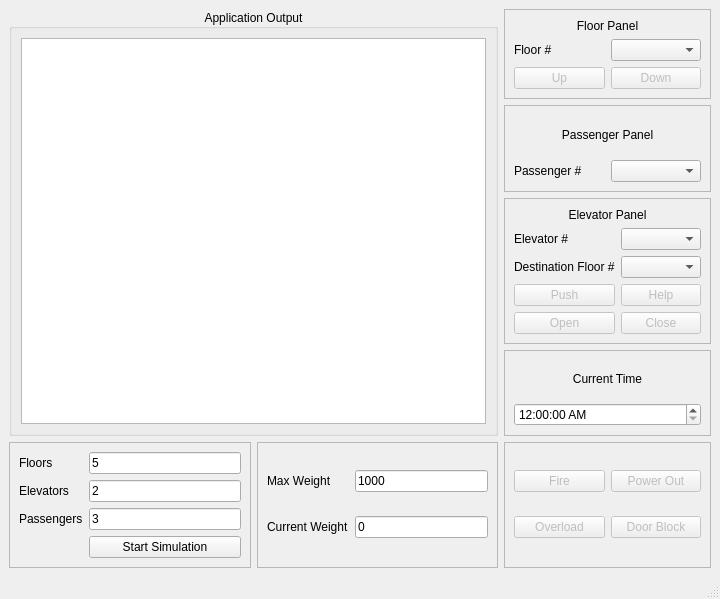
<?xml version="1.0" encoding="UTF-8"?>
<ui version="4.0">
 <class>MainWindow</class>
 <widget class="QMainWindow" name="MainWindow">
  <property name="geometry">
   <rect>
    <x>0</x>
    <y>0</y>
    <width>720</width>
    <height>599</height>
   </rect>
  </property>
  <property name="windowTitle">
   <string>Elevator App</string>
  </property>
  <widget class="QWidget" name="allWidgets">
   <layout class="QGridLayout" name="gridLayout_7">
    <item row="0" column="0" rowspan="7" colspan="2">
     <widget class="QGroupBox" name="outputPanel">
      <property name="title">
       <string>Application Output</string>
      </property>
      <property name="alignment">
       <set>Qt::AlignCenter</set>
      </property>
      <layout class="QGridLayout" name="gridLayout_6">
       <item row="0" column="0">
        <widget class="QTextEdit" name="outputBox">
         <property name="readOnly">
          <bool>true</bool>
         </property>
         <property name="html">
          <string>&lt;!DOCTYPE HTML PUBLIC &quot;-//W3C//DTD HTML 4.0//EN&quot; &quot;http://www.w3.org/TR/REC-html40/strict.dtd&quot;&gt;
&lt;html&gt;&lt;head&gt;&lt;meta name=&quot;qrichtext&quot; content=&quot;1&quot; /&gt;&lt;style type=&quot;text/css&quot;&gt;
p, li { white-space: pre-wrap; }
&lt;/style&gt;&lt;/head&gt;&lt;body style=&quot; font-family:'Noto Sans'; font-size:9pt; font-weight:400; font-style:normal;&quot;&gt;
&lt;p style=&quot;-qt-paragraph-type:empty; margin-top:0px; margin-bottom:0px; margin-left:0px; margin-right:0px; -qt-block-indent:0; text-indent:0px;&quot;&gt;&lt;br /&gt;&lt;/p&gt;&lt;/body&gt;&lt;/html&gt;</string>
         </property>
        </widget>
       </item>
      </layout>
     </widget>
    </item>
    <item row="7" column="1">
     <widget class="QFrame" name="weightPanel">
      <property name="frameShape">
       <enum>QFrame::StyledPanel</enum>
      </property>
      <property name="frameShadow">
       <enum>QFrame::Raised</enum>
      </property>
      <layout class="QGridLayout" name="gridLayout_5">
       <item row="0" column="0">
        <widget class="QLabel" name="maxlbsLabel">
         <property name="text">
          <string>Max Weight</string>
         </property>
        </widget>
       </item>
       <item row="0" column="1">
        <widget class="QLineEdit" name="maxlbsInput">
         <property name="text">
          <string>1000</string>
         </property>
        </widget>
       </item>
       <item row="1" column="0">
        <widget class="QLabel" name="currlbsLabel">
         <property name="text">
          <string>Current Weight</string>
         </property>
        </widget>
       </item>
       <item row="1" column="1">
        <widget class="QLineEdit" name="currlbsInput">
         <property name="text">
          <string>0</string>
         </property>
         <property name="readOnly">
          <bool>true</bool>
         </property>
        </widget>
       </item>
      </layout>
     </widget>
    </item>
    <item row="0" column="2" rowspan="2">
     <widget class="QFrame" name="flrPanel">
      <property name="frameShape">
       <enum>QFrame::StyledPanel</enum>
      </property>
      <property name="frameShadow">
       <enum>QFrame::Raised</enum>
      </property>
      <layout class="QGridLayout" name="gridLayout_4">
       <item row="1" column="1">
        <widget class="QComboBox" name="flrNumDropDown"/>
       </item>
       <item row="2" column="1">
        <widget class="QPushButton" name="downBtn">
         <property name="enabled">
          <bool>false</bool>
         </property>
         <property name="text">
          <string>Down</string>
         </property>
        </widget>
       </item>
       <item row="2" column="0">
        <widget class="QPushButton" name="upBtn">
         <property name="enabled">
          <bool>false</bool>
         </property>
         <property name="text">
          <string>Up</string>
         </property>
        </widget>
       </item>
       <item row="1" column="0">
        <widget class="QLabel" name="flrNumLabel">
         <property name="text">
          <string>Floor #</string>
         </property>
        </widget>
       </item>
       <item row="0" column="0" colspan="2">
        <widget class="QLabel" name="flrPanelLabel">
         <property name="text">
          <string>Floor Panel</string>
         </property>
         <property name="alignment">
          <set>Qt::AlignCenter</set>
         </property>
        </widget>
       </item>
      </layout>
     </widget>
    </item>
    <item row="2" column="2" rowspan="2">
     <widget class="QFrame" name="passPanel">
      <property name="frameShape">
       <enum>QFrame::StyledPanel</enum>
      </property>
      <property name="frameShadow">
       <enum>QFrame::Raised</enum>
      </property>
      <layout class="QGridLayout" name="gridLayout_8">
       <item row="0" column="0" colspan="2">
        <widget class="QLabel" name="passPanelLabel">
         <property name="text">
          <string>Passenger Panel</string>
         </property>
         <property name="alignment">
          <set>Qt::AlignCenter</set>
         </property>
        </widget>
       </item>
       <item row="1" column="0">
        <widget class="QLabel" name="passNumLabel">
         <property name="text">
          <string>Passenger #</string>
         </property>
        </widget>
       </item>
       <item row="1" column="1">
        <widget class="QComboBox" name="passNumDropDown"/>
       </item>
      </layout>
     </widget>
    </item>
    <item row="4" column="2">
     <widget class="QFrame" name="elevatorPanel">
      <property name="frameShape">
       <enum>QFrame::StyledPanel</enum>
      </property>
      <property name="frameShadow">
       <enum>QFrame::Raised</enum>
      </property>
      <layout class="QGridLayout" name="gridLayout">
       <item row="1" column="0">
        <widget class="QLabel" name="elevNumLabel">
         <property name="text">
          <string>Elevator #</string>
         </property>
        </widget>
       </item>
       <item row="1" column="1">
        <widget class="QComboBox" name="elevNumDropDown"/>
       </item>
       <item row="4" column="1">
        <widget class="QPushButton" name="closeBtn">
         <property name="enabled">
          <bool>false</bool>
         </property>
         <property name="text">
          <string>Close</string>
         </property>
        </widget>
       </item>
       <item row="2" column="0">
        <widget class="QLabel" name="destflrNumLabel">
         <property name="text">
          <string>Destination Floor #</string>
         </property>
        </widget>
       </item>
       <item row="3" column="0">
        <widget class="QPushButton" name="pushBtn">
         <property name="enabled">
          <bool>false</bool>
         </property>
         <property name="text">
          <string>Push</string>
         </property>
        </widget>
       </item>
       <item row="4" column="0">
        <widget class="QPushButton" name="openBtn">
         <property name="enabled">
          <bool>false</bool>
         </property>
         <property name="text">
          <string>Open</string>
         </property>
        </widget>
       </item>
       <item row="0" column="0" colspan="2">
        <widget class="QLabel" name="elevPanelLabel">
         <property name="text">
          <string>Elevator Panel</string>
         </property>
         <property name="alignment">
          <set>Qt::AlignCenter</set>
         </property>
        </widget>
       </item>
       <item row="2" column="1">
        <widget class="QComboBox" name="destflrNumDropDown"/>
       </item>
       <item row="3" column="1">
        <widget class="QPushButton" name="helpBtn">
         <property name="enabled">
          <bool>false</bool>
         </property>
         <property name="text">
          <string>Help</string>
         </property>
        </widget>
       </item>
      </layout>
     </widget>
    </item>
    <item row="7" column="0">
     <widget class="QFrame" name="simPanel">
      <property name="frameShape">
       <enum>QFrame::StyledPanel</enum>
      </property>
      <property name="frameShadow">
       <enum>QFrame::Raised</enum>
      </property>
      <layout class="QGridLayout" name="gridLayout_3">
       <item row="1" column="0">
        <widget class="QLabel" name="numElevsLabel">
         <property name="text">
          <string>Elevators</string>
         </property>
        </widget>
       </item>
       <item row="0" column="1">
        <widget class="QLineEdit" name="flrNuminit">
         <property name="text">
          <string>5</string>
         </property>
        </widget>
       </item>
       <item row="1" column="1">
        <widget class="QLineEdit" name="elevNuminit">
         <property name="text">
          <string>2</string>
         </property>
        </widget>
       </item>
       <item row="3" column="1">
        <widget class="QPushButton" name="startSimBtn">
         <property name="text">
          <string>Start Simulation</string>
         </property>
        </widget>
       </item>
       <item row="0" column="0">
        <widget class="QLabel" name="numFlrsLabel">
         <property name="text">
          <string>Floors</string>
         </property>
        </widget>
       </item>
       <item row="2" column="0">
        <widget class="QLabel" name="numPassLabel">
         <property name="text">
          <string>Passengers</string>
         </property>
        </widget>
       </item>
       <item row="2" column="1">
        <widget class="QLineEdit" name="passNuminit">
         <property name="text">
          <string>3</string>
         </property>
        </widget>
       </item>
      </layout>
     </widget>
    </item>
    <item row="7" column="2">
     <widget class="QFrame" name="safetyPanel">
      <property name="frameShape">
       <enum>QFrame::StyledPanel</enum>
      </property>
      <property name="frameShadow">
       <enum>QFrame::Raised</enum>
      </property>
      <layout class="QGridLayout" name="gridLayout_2">
       <item row="1" column="0">
        <widget class="QPushButton" name="overldBtn">
         <property name="enabled">
          <bool>false</bool>
         </property>
         <property name="text">
          <string>Overload</string>
         </property>
        </widget>
       </item>
       <item row="0" column="1">
        <widget class="QPushButton" name="pwroutBtn">
         <property name="enabled">
          <bool>false</bool>
         </property>
         <property name="text">
          <string>Power Out</string>
         </property>
        </widget>
       </item>
       <item row="1" column="1">
        <widget class="QPushButton" name="doorBlockBtn">
         <property name="enabled">
          <bool>false</bool>
         </property>
         <property name="text">
          <string>Door Block</string>
         </property>
        </widget>
       </item>
       <item row="0" column="0">
        <widget class="QPushButton" name="fireBtn">
         <property name="enabled">
          <bool>false</bool>
         </property>
         <property name="text">
          <string>Fire</string>
         </property>
        </widget>
       </item>
      </layout>
     </widget>
    </item>
    <item row="5" column="2" rowspan="2">
     <widget class="QFrame" name="frame">
      <property name="frameShape">
       <enum>QFrame::StyledPanel</enum>
      </property>
      <property name="frameShadow">
       <enum>QFrame::Raised</enum>
      </property>
      <layout class="QGridLayout" name="gridLayout_9">
       <item row="0" column="0">
        <widget class="QLabel" name="currtimeLabel">
         <property name="text">
          <string>Current Time</string>
         </property>
         <property name="alignment">
          <set>Qt::AlignCenter</set>
         </property>
        </widget>
       </item>
       <item row="1" column="0">
        <widget class="QTimeEdit" name="currtimeEdit">
         <property name="displayFormat">
          <string>hh:mm:ss AP</string>
         </property>
        </widget>
       </item>
      </layout>
     </widget>
    </item>
   </layout>
  </widget>
  <widget class="QStatusBar" name="statusbar"/>
 </widget>
 <resources/>
 <connections/>
</ui>
